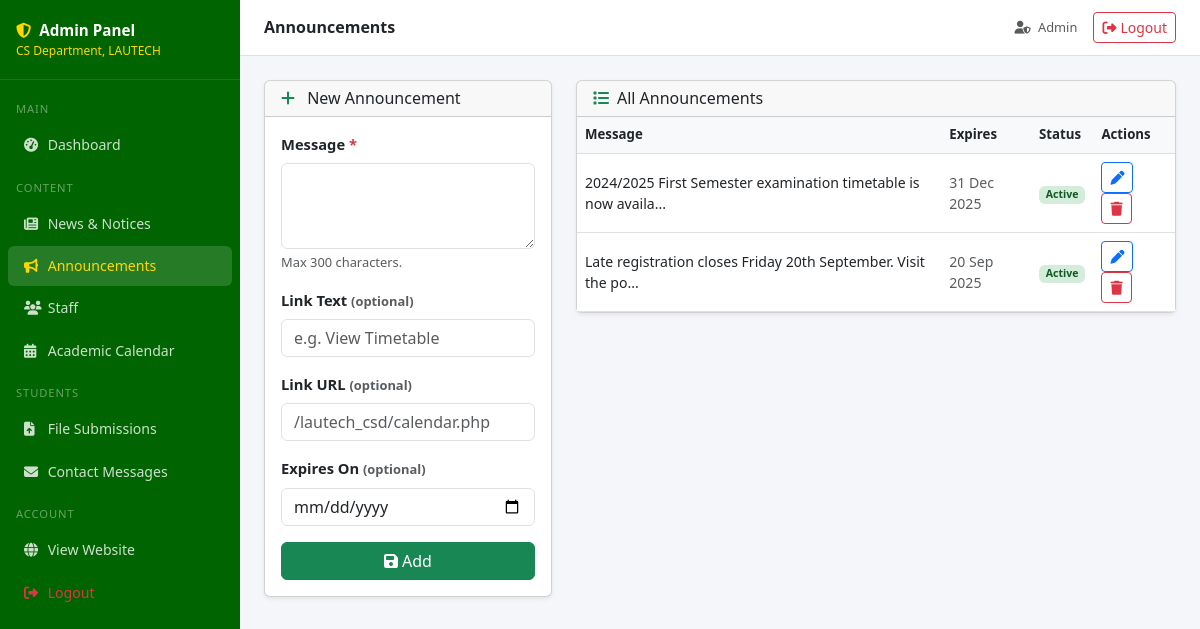
Page /admin/manage-announcements.php (signed in) on the committed database.
### tables this page shows
CREATE TABLE IF NOT EXISTS announcements (
    id         INT AUTO_INCREMENT PRIMARY KEY,
    message    VARCHAR(300) NOT NULL,
    link_text  VARCHAR(80),
    link_url   VARCHAR(200),
    is_active  TINYINT(1) DEFAULT 1,
    expires_at DATE,
    created_at TIMESTAMP DEFAULT CURRENT_TIMESTAMP
);

### admin/manage-announcements.php (the view, shortened to what this page needs)
<?php
$editing = null;
$all = mysqli_fetch_all(
    mysqli_query($conn, "SELECT * FROM announcements ORDER BY created_at DESC"),
    MYSQLI_ASSOC
);
include dirname(__FILE__) . '/admin_layout.php';
?>
<div class="row g-4">
  <div class="col-lg-4">
    <div class="card shadow-sm">
      <div class="card-header">
        <h6 class="mb-0"><i class="fas fa-<?php echo $editing ? 'pen' : 'plus'; ?> me-2 text-success"></i>
          <?php echo $editing ? 'Edit' : 'New'; ?> Announcement</h6>
      </div>
      <div class="card-body">
        <form method="POST">
          <div class="mb-3">
            <label class="form-label fw-semibold">Message <span class="text-danger">*</span></label>
            <textarea name="message" class="form-control" rows="3" maxlength="300" required><?php
              echo $editing ? htmlspecialchars($editing['message']) : ''; ?></textarea>
            <div class="form-text">Max 300 characters.</div>
          </div>
          <div class="mb-3">
            <label class="form-label fw-semibold">Link Text <span class="text-muted small">(optional)</span></label>
            <input type="text" name="link_text" class="form-control" placeholder="e.g. View Timetable"
                   value="<?php echo $editing ? htmlspecialchars($editing['link_text']) : ''; ?>">
          </div>
          <div class="mb-3">
            <label class="form-label fw-semibold">Link URL <span class="text-muted small">(optional)</span></label>
            <input type="text" name="link_url" class="form-control" placeholder="/lautech_csd/calendar.php"
                   value="<?php echo $editing ? htmlspecialchars($editing['link_url']) : ''; ?>">
          </div>
          <div class="mb-3">
            <label class="form-label fw-semibold">Expires On <span class="text-muted small">(optional)</span></label>
            <input type="date" name="expires_at" class="form-control"
                   value="<?php echo $editing ? htmlspecialchars($editing['expires_at'] ?? '') : ''; ?>">
          </div>
          <div class="d-flex gap-2">
            <button type="submit" class="btn btn-success flex-grow-1">
              <i class="fas fa-save me-1"></i><?php echo $editing ? 'Update' : 'Add'; ?>
            </button>
          </div>
        </form>
      </div>
    </div>
  </div>
  <div class="col-lg-8">
    <div class="card shadow-sm">
      <div class="card-header">
        <h6 class="mb-0"><i class="fas fa-list me-2 text-success"></i>All Announcements</h6>
      </div>
      <div class="card-body p-0">
        <table class="table admin-table mb-0">
          <thead><tr><th>Message</th><th>Expires</th><th>Status</th><th>Actions</th></tr></thead>
          <tbody>
            <?php foreach ($all as $ann): ?>
            <tr>
              <td><?php echo htmlspecialchars(substr($ann['message'], 0, 60)) . '...'; ?></td>
              <td class="text-muted small"><?php echo $ann['expires_at'] ? date('d M Y', strtotime($ann['expires_at'])) : 'Never'; ?></td>
              <td>
                <a href="?toggle=<?php echo $ann['id']; ?>"
                   class="badge text-decoration-none <?php echo $ann['is_active'] ? 'badge-active' : 'badge-inactive'; ?>">
                  <?php echo $ann['is_active'] ? 'Active' : 'Inactive'; ?>
                </a>
              </td>
              <td>
                <a href="?edit=<?php echo $ann['id']; ?>" class="btn btn-sm btn-outline-primary me-1"><i class="fas fa-pen"></i></a>
                <a href="?delete=<?php echo $ann['id']; ?>" class="btn btn-sm btn-outline-danger"
                   onclick="return confirm('Delete this announcement?')"><i class="fas fa-trash"></i></a>
              </td>
            </tr>
            <?php endforeach; ?>
          </tbody>
        </table>
      </div>
    </div>
  </div>
</div>
<?php
echo '</div></div>';
echo '</body></html>';
?>

### admin/admin_layout.php (style rules this page uses)
:root { --admin-green: #006400; --admin-gold: #FFD700; }
body { background: #f4f6f9; font-size: 0.92rem; }
.admin-table th { background: #f8f9fa; font-weight: 600; font-size: 0.83rem; }
.admin-table td { vertical-align: middle; font-size: 0.88rem; }
.badge-active { background: #d4edda; color: #155724; }

### rows in the picture
announcements: message "2024/2025 First Semester examination timetable is now availa", expires_at "31 Dec 2025", is_active "Active"
announcements: message "Late registration closes Friday 20th September. Visit the po", expires_at "20 Sep 2025", is_active "Active"

### other values in the picture
$adminPageTitle "Announcements"
$_SESSION['admin_username'] "Admin"
